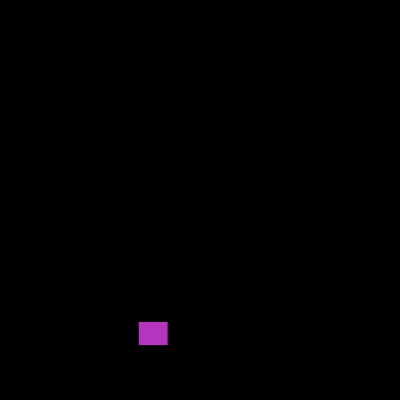
Frame 1 (no input)
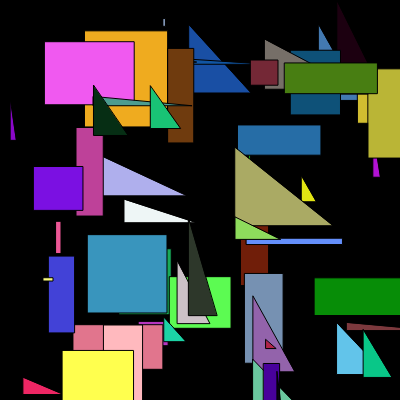
Frame 60 (no input)
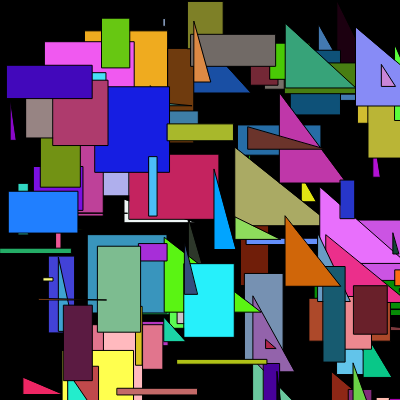
Frame 120 (the mouse pressed at the canvas centre since frame 60)

The p5.js sketch that drew these frames (run headless with seeded random() and noise() and a simulated clock; from frame 60 on, the mouse is pressed at the canvas centre):

// p5.js sketch
// ── sketch.js
function setup() {
  createCanvas(400, 400);
  background(0);
}

function draw() {
 fill(random(255), random(255), random(255));
  
let x = random(width);
 let y = random(height); 
 let rWidth = random(100);
 let rHeight = random(100);
 let sorteo=random(10);
 if (sorteo<5) rect(x, y, rWidth, rHeight);
 else triangle(x,y,x,y+rHeight,x+rWidth,y+rHeight);

}
